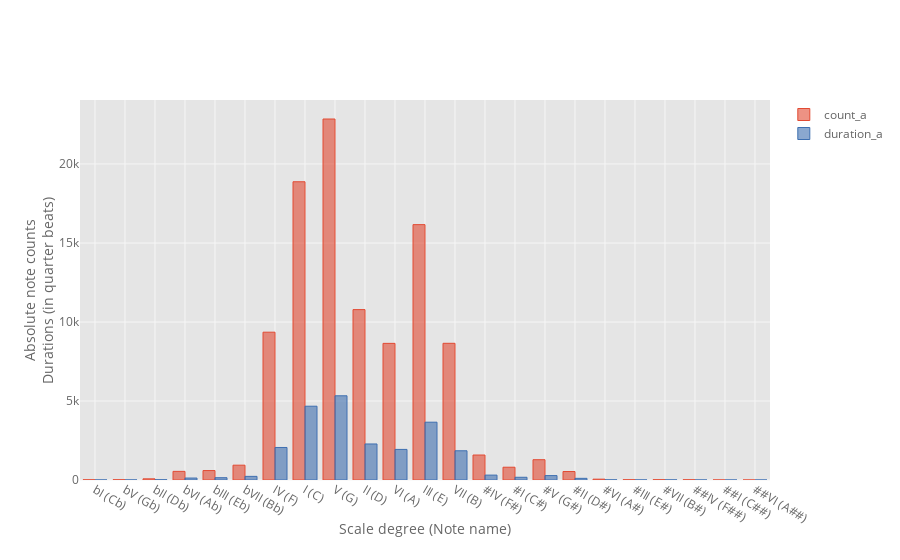

Write notebook code for a chart like this one.
### Code cell
transposed_distribution[['count_a', 'duration_a']].iplot('bar', xTitle='Scale degree (Note name)', yTitle='Absolute note counts<br>Durations (in quarter beats)')

### Figure 1 — Plotly figure (JSON) as saved in the notebook; plotly's stock layout.template omitted (floating-point values rounded to 4 significant figures)
{"data": [{"marker": {"color": "rgba(226, 74, 51, 0.6)", "line": {"color": "rgba(226, 74, 51, 1.0)", "width": 1}}, "name": "count_a", "orientation": "v", "text": "", "type": "bar", "uid": "69487c16-fa98-41ea-a8f2-20bd9b1d018c", "x": ["bI (Cb)", "bV (Gb)", "bII (Db)", "bVI (Ab)", "bIII (Eb)", "bVII (Bb)", "IV (F)", "I (C)", "V (G)", "II (D)", "VI (A)", "III (E)", "VII (B)", "#IV (F#)", "#I (C#)", "#V (G#)", "#II (D#)", "#VI (A#)", "#III (E#)", "#VII (B#)", "##IV (F##)", "##I (C##)", "##VI (A##)"], "y": [12, 15, 74, 546, 598, 938, 9354, 18874, 22845, 10783, 8647, 16160, 8651, 1581, 809, 1284, 536, 53, 15, 18, 13, 3, 1]}, {"marker": {"color": "rgba(62, 111, 176, 0.6)", "line": {"color": "rgba(62, 111, 176, 1.0)", "width": 1}}, "name": "duration_a", "orientation": "v", "text": "", "type": "bar", "uid": "6af18d7f-ebeb-4d5c-8455-ec6123c87498", "x": ["bI (Cb)", "bV (Gb)", "bII (Db)", "bVI (Ab)", "bIII (Eb)", "bVII (Bb)", "IV (F)", "I (C)", "V (G)", "II (D)", "VI (A)", "III (E)", "VII (B)", "#IV (F#)", "#I (C#)", "#V (G#)", "#II (D#)", "#VI (A#)", "#III (E#)", "#VII (B#)", "##IV (F##)", "##I (C##)", "##VI (A##)"], "y": [2.75, 3.75, 14.38, 123.9, 144.7, 229.5, 2059.0, 4670.0, 5329.0, 2279.0, 1936.0, 3658.0, 1850.0, 310.3, 172.1, 279.9, 105.5, 8.438, 3.25, 5, 2, 0.25, 0.125]}], "layout": {"autosize": true, "legend": {"bgcolor": "#FFFFFF", "font": {"color": "#666666"}}, "paper_bgcolor": "#FFFFFF", "plot_bgcolor": "#E5E5E5", "title": {"font": {"color": "#151516"}}, "xaxis": {"autorange": true, "gridcolor": "#F6F6F6", "range": [-0.5, 22.5], "showgrid": true, "tickfont": {"color": "#666666"}, "title": {"font": {"color": "#666666"}, "text": "Scale degree (Note name)"}, "type": "category", "zerolinecolor": "#F6F6F6"}, "yaxis": {"autorange": true, "gridcolor": "#F6F6F6", "range": [0, 24050.0], "showgrid": true, "tickfont": {"color": "#666666"}, "title": {"font": {"color": "#666666"}, "text": "Absolute note counts<br>Durations (in quarter beats)"}, "type": "linear", "zerolinecolor": "#F6F6F6"}}}
